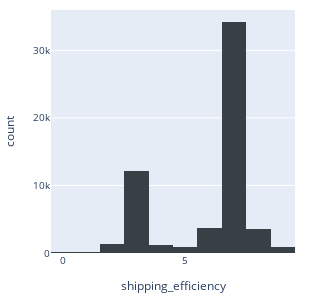

Here is the notebook cell this chart was saved with:
### Markdown cell above
### Question and Answers

### Code cell
#### How efficient are the logistics? 

# Adding manufacturing days to the order received date
df['OrderreadyDate'] = df['OrderDate'] + pd.to_timedelta(df['DaysToManufacture'], unit='D')

# Check the delay between order shipment date and order ready to supply
df['shipping_efficiency'] = (df['ShipDate'] - df['OrderreadyDate']).dt.days

fig = px.histogram(df, x="shipping_efficiency", color_discrete_sequence=['#374045'])
fig.update_layout(
    autosize=True,
    width=300,
    height=300,
    margin=dict(
        l=25,
        r=25,
        b=10,
        t=10,
    ),
    font=dict(size=10))
fig.show()

### Figure 1 — Plotly figure (JSON) as saved in the notebook; plotly's stock layout.template omitted (floating-point values rounded to 4 significant figures; data arrays with more than 128 entries replaced by an {"elided": "..."} marker saying what was removed)
{"data": [{"alignmentgroup": "True", "bingroup": "x", "hovertemplate": "shipping_efficiency=%{x}<br>count=%{y}<extra></extra>", "legendgroup": "", "marker": {"color": "#374045", "pattern": {"shape": ""}}, "name": "", "offsetgroup": "", "orientation": "v", "showlegend": false, "type": "histogram", "x": {"elided": "58189 int values"}, "xaxis": "x", "yaxis": "y"}], "layout": {"autosize": true, "barmode": "relative", "font": {"size": 10}, "height": 300, "legend": {"tracegroupgap": 0}, "margin": {"b": 10, "l": 25, "r": 25, "t": 10}, "width": 300, "xaxis": {"anchor": "y", "autorange": true, "domain": [0, 1], "range": [-0.5, 9.5], "title": {"text": "shipping_efficiency"}, "type": "linear"}, "yaxis": {"anchor": "x", "autorange": true, "domain": [0, 1], "range": [0, 35970.0], "title": {"text": "count"}}}}
